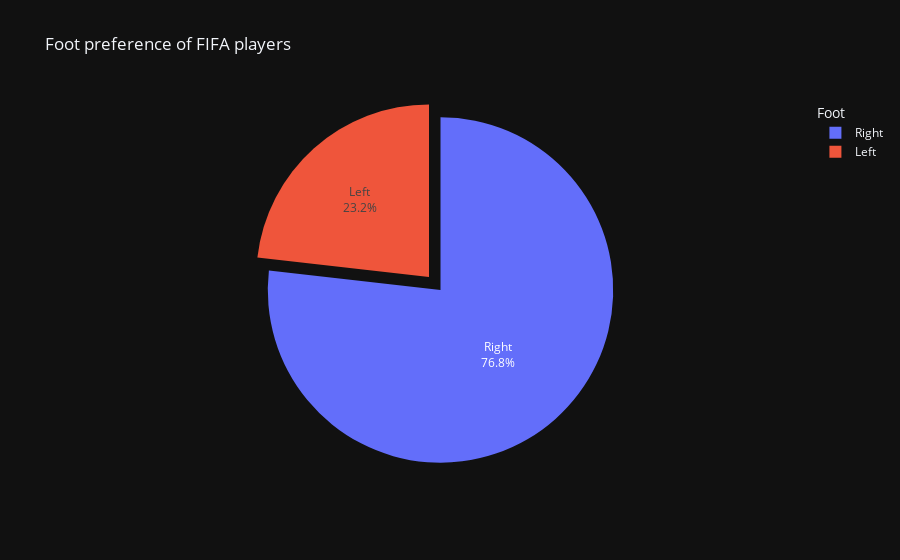

Here is the notebook cell this chart was saved with:
### Markdown cell above
Pie Chart

### Code cell
left = fifa[fifa["Preferred Foot"] == "Left"].count()[0]
right = fifa[fifa["Preferred Foot"] == "Right"].count()[0]

values=[left, right]
labels = ["Left", "Right"]

fig = go.Figure(data=[go.Pie(labels=labels, values=values, textinfo="label+percent", pull=[0.1, 0])])
fig.update_layout(
    template="plotly_dark",
    title="Foot preference of FIFA players",
    legend_title_text="Foot"
)
fig

### Figure 1 — Plotly figure (JSON) as saved in the notebook; plotly's stock layout.template omitted (floating-point values rounded to 4 significant figures)
{"data": [{"labels": ["Left", "Right"], "pull": [0.1, 0], "textinfo": "label+percent", "type": "pie", "values": [4211, 13948]}], "layout": {"legend": {"title": {"text": "Foot"}}, "title": {"text": "Foot preference of FIFA players"}}}
